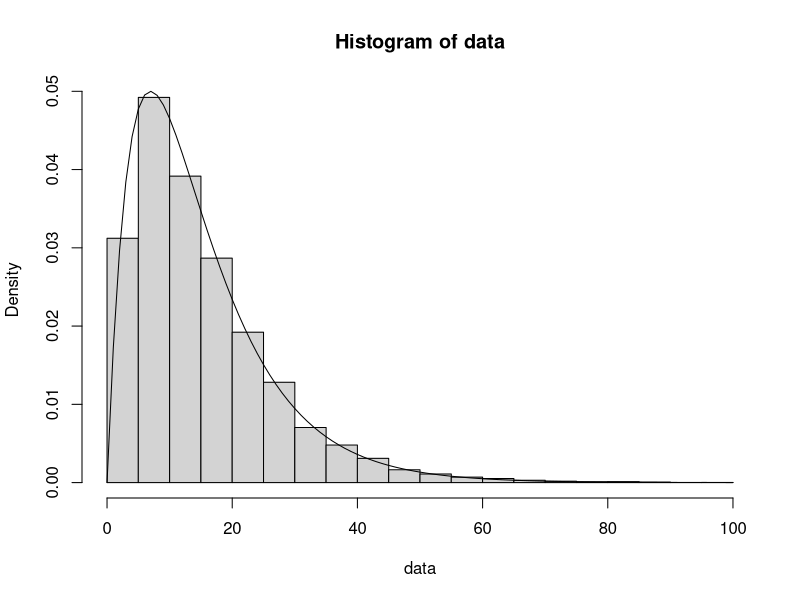

The R source for this figure:
## ---- chunk 1
# 1a

# cdf(t) = 0.2e^-0.1t - 0.2e^-0.2t
density <- function(t) { 0.2 * exp(-0.1 * t) - 0.2 * exp(-0.2 * t) }

p_lt_15 = 1 - integrate(density, lower=0, upper=15)$value

# 1bi, 1bii
data = replicate(10000, max(-10 * log(runif(2))))

# 1biii
hist(data, probability=T)
curve(density, add=T)

# 1biv
mean(data)
15 - mean(data)

# 1bv
p_lt_15_est = sum(data >= 15) / length(data)

p_lt_15 - p_lt_15_est 


# 1bvi
for (i in 1:4) {
	data = replicate(10000, max(-10 * log(runif(2))))
	print(mean(data)) 
	print(sum(data >= 15) / length(data))
}

means_1000 = c()
means_100000 = c()

p_15_1000 = c()
p_15_100000 = c()

# 1c
for (i in 1:5) {
	data = replicate(1000, max(-10 * log(runif(2))))
	means_1000[i] = mean(data)
	p_15_1000[i] = sum(data >= 15) / length(data)

	data = replicate(100000, max(-10 * log(runif(2))))
	means_100000[i] = mean(data)
	p_15_100000[i] = sum(data >= 15) / length(data)
}

tab = cbind(means_1000, p_15_1000, means_100000, p_15_100000)
print(tab)

# 2

# p = 1 - pi / 4
# 4 (1 - p) = pi
